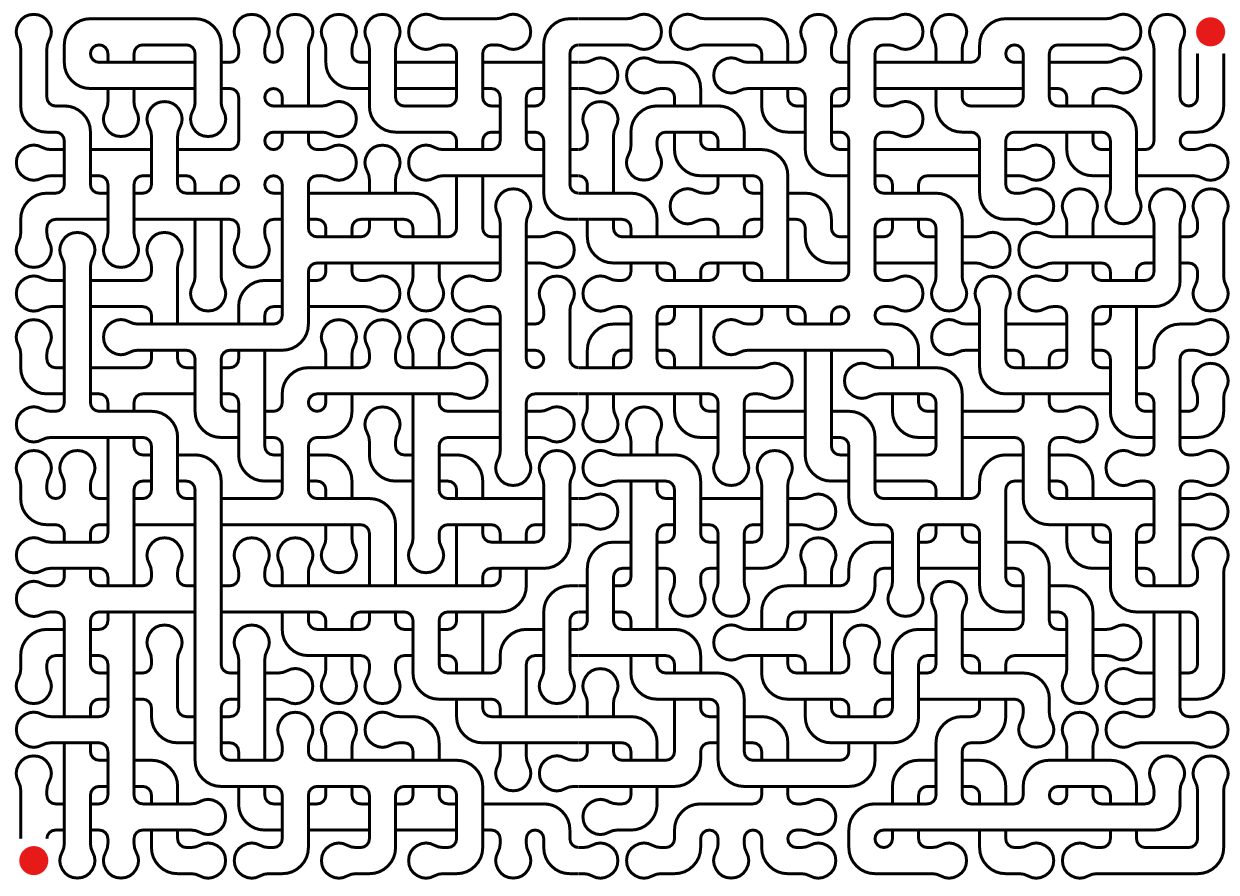

This figure's Python source:
#!/usr/bin/env python
# -*- coding: utf-8 -*-
#
# Ported to Python from https://gist.github.com/856138
# to render to PDF
#

from random import shuffle, seed, randint
import argparse
from reportlab.pdfgen.canvas import Canvas
from math import sqrt, asin, pi


def maze(width=10, height=10, density=50, _seed=None,
         draw_with_curves=True,
         filename='my_maze.pdf',
         use_A4=True):

    if _seed is None:
        _seed = randint(0, 90010000)
    seed(_seed)

    # Set up constants to aid with describing the passage directions
    N, S, E, W, U = 0x1, 0x2, 0x4, 0x8, 0x10
    DX = {E: 1, W: -1, N: 0, S: 0}
    DY = {E: 0, W:  0, N: -1, S: 1}
    OPPOSITE = {E: W, W: E, N: S, S: N}

    # generate pdf
    def display_maze(grid):

        def s_shape_00(p):
            p.moveTo(a, 0)
            if draw_with_curves:
                p.arcTo(-a, -a, a, a, 0, 90)
            else:
                p.lineTo(a, a)
            p.lineTo(0, a)

        def s_shape_01(p):
            p.moveTo(0, b)
            if draw_with_curves:
                p.arcTo(-a, b, a, s + a, 270, 90)
            else:
                p.lineTo(a, b)
            p.lineTo(a, s)

        def s_shape_10(p):
            p.moveTo(s, a)
            if draw_with_curves:
                p.arcTo(b, -a, s + a, a, 90, 90)
            else:
                p.lineTo(b, a)
            p.lineTo(b, 0)

        def s_shape_11(p):
            p.moveTo(s, b)
            if draw_with_curves:
                p.arcTo(b, b, s + a, s + a, 270, -90)
            else:
                p.lineTo(b, b)
            p.lineTo(b, s)

        c = Canvas(filename)
        c.setTitle('Maze')
        c.setSubject("")
        c.setAuthor("Dale O'Brien")

        if use_A4:
            page_width = 8.3 * 72
            page_height = 11.7 * 72
        else:
            page_width = 8.5 * 72
            page_height = 11.0 * 72

        c.setPageSize((page_width, page_height))

        # 0=butt,1=draw_with_curves,2=square
        c.setLineCap(1)

        left_margin = 15
        top_margin = 15

        s = (page_width - 2 * left_margin) / width
        g = s * 0.2
        stroke = s / 7.0
        c.setLineWidth(stroke)

        k = 0.5

        n = -(g / k) + 0.5 * (s - sqrt((g *
            (4.0 * g - 3.0 * g * k + 2 * k * s)) / k))

        r = g / k
        q = n + r
        v = (g * (-1 + k)) / k

        theta = asin((2.0 * g - 2.0 * g * k + k * s) /
            (2.0 * g - g * k + k * s)) * 180 / pi

        delta = theta - 90

        for j, row in enumerate(grid):
            # upper/lower rows
            for i, cell in enumerate(row):

                x_offset = left_margin + i * s
                y_offset = top_margin + j * s

                c.translate(x_offset, y_offset)
                p = c.beginPath()

                a = g
                b = s - g

                # mark start and end
                start = False
                end = False
                if (i == 0 and j == height - 1):
                    start = True

                if (i == width - 1 and j == 0):
                    end = True

                if start or end:
                    c.setStrokeColorRGB(0.9, 0.1, 0.1)
                    c.setFillColorRGB(0.9, 0.1, 0.1)
                    p.circle(s / 2.0, s / 2.0, g / 1.5)
                    c.drawPath(p, fill=True)
                    p = c.beginPath()
                    c.setStrokeColorRGB(0.0, 0.0, 0.0)

                if cell == 3:

                    '│ │'
                    '│ │'

                    p.moveTo(a, s)
                    p.lineTo(a, 0)
                    p.moveTo(b, s)
                    p.lineTo(b, 0)

                if cell == 1:

                    '│ │'
                    '└─┘'

                    p.moveTo(b, 0)
                    if draw_with_curves:

                        p.lineTo(b, q)
                        x = s - v - r
                        y = n
                        p.arcTo(x, y, x + 2 * r, y + 2 * r, 180, delta)

                        p.arcTo(g / 2,
                                g / 2,
                                s - g / 2,
                                s - g / 2, theta - 90, 360 - 2 * theta)

                        x = v - r
                        p.arcTo(x, y,
                                x + 2 * r,
                                y + 2 * r, 90 - theta, delta)

                    else:
                        p.lineTo(b, b)
                        p.lineTo(a, b)
                    p.lineTo(g, 0)

                if cell == 2:

                    '┌─┐'
                    '│ │'

                    p.moveTo(b, s)
                    if draw_with_curves:

                        x = s - v - r
                        y = s - n - 2 * r
                        p.arcTo(x, y, x + 2 * r, y + 2 * r, 180, -delta)

                        p.arcTo(g / 2,
                                g / 2,
                                s - g / 2,
                                s - g / 2, 90 - theta, -360 + 2 * theta)

                        x = v - r
                        p.arcTo(x, y,
                                x + 2 * r,
                                y + 2 * r, 270 + theta, -delta)

                    else:
                        p.lineTo(b, a)
                        p.lineTo(a, a)
                    p.lineTo(a, s)

                if cell == 4:

                    '┌──'
                    '└──'

                    p.moveTo(s, b)
                    if draw_with_curves:
                        x = s - n - 2 * r
                        y = s - v - r
                        p.arcTo(x, y, x + 2 * r, y + 2 * r, 270, delta)

                        p.arcTo(g / 2,
                                g / 2,
                                s - g / 2,
                                s - g / 2, 90 + delta, 360 - 2 * theta)

                        y = v - r
                        p.arcTo(x, y,
                                x + 2 * r,
                                y + 2 * r, 180 - theta, delta)

                    else:
                        p.lineTo(g, b)
                        p.lineTo(a, a)
                    p.lineTo(s, a)

                if cell == 8:

                    '──┐'
                    '──┘'

                    p.moveTo(0, b)
                    if draw_with_curves:
                        x = n
                        y = s - v - r

                        p.arcTo(x, y, x + 2 * r, y + 2 * r, 270, -delta)

                        p.arcTo(g / 2,
                                g / 2,
                                s - g / 2,
                                s - g / 2, 90 - delta, -360 + 2 * theta)

                        y = v - r
                        p.arcTo(x, y,
                                x + 2 * r,
                                y + 2 * r, theta, -delta)
                    else:
                        p.lineTo(b, b)
                        p.lineTo(b, a)
                    p.lineTo(0, a)

                if cell == 5:

                    '│ └'
                    '└──'

                    s_shape_10(p)

                    p.moveTo(s, b)
                    if draw_with_curves:
                        if start:
                            p.arcTo(a, a, b, b, 90, 90)
                        else:
                            p.arcTo(a, 2 * a - b, 2 * b - a, b, 90, 90)
                    else:
                        p.lineTo(a, b)
                    p.lineTo(a, 0)

                if cell == 6:

                    '┌──'
                    '│ ┌'

                    s_shape_11(p)

                    p.moveTo(s, a)
                    if draw_with_curves:
                        p.arcTo(a, a, 2 * b + a, 2 * b + a, 270, -90)
                    else:
                        p.lineTo(a, a)
                    p.lineTo(a, s)

                if cell == 7:

                    '│ └'
                    '│ ┌'

                    p.moveTo(a, s)
                    p.lineTo(a, 0)

                    s_shape_10(p)
                    s_shape_11(p)

                if cell == 9:

                    '┘ │'
                    '──┘'

                    s_shape_00(p)

                    p.moveTo(b, 0)
                    if draw_with_curves:
                        p.arcTo(2 * a - b, 2 * a - b, b, b, 0, 90)
                    else:
                        p.lineTo(b, b)
                    p.lineTo(0, b)

                if cell == 10:

                    '──┐'
                    '┐ │'

                    s_shape_01(p)

                    p.moveTo(0, a)
                    if draw_with_curves:
                        if end:
                            p.arcTo(a, a, b, b, 270, 90)
                        else:
                            p.arcTo(2 * a - b, a, b, 2 * b + a, 270, 90)
                    else:
                        p.lineTo(b, a)
                    p.lineTo(b, s)

                if cell == 11:

                    '┘ │'
                    '┐ │'

                    p.moveTo(b, s)
                    p.lineTo(b, 0)

                    s_shape_00(p)
                    s_shape_01(p)

                if cell == 12:

                    '───'
                    '───'

                    p.moveTo(0, b)
                    p.lineTo(s, b)
                    p.moveTo(0, a)
                    p.lineTo(s, a)

                if cell == 13:

                    '┘ └'
                    '───'

                    p.moveTo(0, b)
                    p.lineTo(s, b)

                    s_shape_00(p)
                    s_shape_10(p)

                if cell == 14:

                    '───'
                    '┐ ┌'

                    p.moveTo(0, a)
                    p.lineTo(s, a)

                    s_shape_01(p)
                    s_shape_11(p)

                if cell == 15:

                    '┘ └'
                    '┐ ┌'

                    s_shape_00(p)
                    s_shape_10(p)
                    s_shape_01(p)
                    s_shape_11(p)

                if cell == 19:

                    '┤ ├'
                    '┤ ├'

                    p.moveTo(a, s)
                    p.lineTo(a, 0)
                    p.moveTo(b, s)
                    p.lineTo(b, 0)

                    p.moveTo(0, a)
                    p.lineTo(a, a)
                    p.moveTo(0, b)
                    p.lineTo(a, b)

                    p.moveTo(s, a)
                    p.lineTo(b, a)
                    p.moveTo(s, b)
                    p.lineTo(b, b)

                if cell == 28:

                    '┴─┴'
                    '┬─┬'

                    p.moveTo(0, b)
                    p.lineTo(s, b)
                    p.moveTo(0, a)
                    p.lineTo(s, a)

                    p.moveTo(a, a)
                    p.lineTo(a, 0)
                    p.moveTo(a, b)
                    p.lineTo(a, s)

                    p.moveTo(b, a)
                    p.lineTo(b, 0)
                    p.moveTo(b, b)
                    p.lineTo(b, s)

                c.drawPath(p)
                c.translate(-x_offset, -y_offset)

        c.save()

    class Tree(object):

        def __init__(self):
            self.parent = None

        def root(self):
            if self.parent:
                return self.parent.root()
            return self

        def connected(self, tree):
            return(self.root() == tree.root())

        def connect(self, tree):
            tree.root().parent = self

    grid = [[0 for x in range(width)] for x in range(height)]
    sets = [[Tree() for x in range(width)] for x in range(height)]

    # build the list of edges
    edges = []
    for y in range(height):
        for x in range(width):
            if y > 0:
                edges.append([x, y, N])
            if x > 0:
                edges.append([x, y, W])

    shuffle(edges)

    # --------------------------------------------------------------------
    # 4. Build the over/under locations
    # --------------------------------------------------------------------
    for cy in range(height - 2):
        cy += 1
        for cx in range(width - 2):
            cx += 1

            if randint(0, 99) < density:
                continue

            nx, ny = cx, cy - 1
            wx, wy = cx - 1, cy
            ex, ey = cx + 1, cy
            sx, sy = cx, cy + 1

            if (grid[cy][cx] != 0 or
                sets[ny][nx].connected(sets[sy][sx]) or
                sets[ey][ex].connected(sets[wy][wx])):
                continue

            sets[ny][nx].connect(sets[sy][sx])
            sets[ey][ex].connect(sets[wy][wx])

            if randint(0, 1) == 0:
                grid[cy][cx] = E | W | U
            else:
                grid[cy][cx] = N | S | U

            grid[ny][nx] |= S
            grid[wy][wx] |= E
            grid[ey][ex] |= W
            grid[sy][sx] |= N

            edges[:] = [(x, y, d) for (x, y, d) in edges if not (
              (x == cx and y == cy) or
              (x == ex and y == ey and d == W) or
              (x == sx and y == sy and d == N)
            )]

    # --------------------------------------------------------------------
    # 5. Kruskal's algorithm
    # --------------------------------------------------------------------

    while edges:
        x, y, direction = edges.pop()
        nx, ny = x + DX[direction], y + DY[direction]

        set1, set2 = sets[y][x], sets[ny][nx]

        if not set1.connected(set2):

            set1.connect(set2)
            grid[y][x] |= direction
            grid[ny][nx] |= OPPOSITE[direction]

    display_maze(grid)


if __name__ == "__main__":

    parser = argparse.ArgumentParser(description='Generate a maze')

    parser.add_argument('-W', dest="width", type=int,
        help='width (default=21)', default=21)

    parser.add_argument('-H', dest="height", type=int,
        help='height (default=30)', default=30)

    parser.add_argument('-D', dest="density", type=int,
        help='density (default=50)', default=50)

    parser.add_argument('-C', dest="draw_with_curves", type=int,
        help='Draw with curves -C 1, 0 is all straight lines', default=1)

    parser.add_argument('-A', dest="use_A4", type=int,
    help='Select A4 page size 1 selects A4 (default), 0 selects 8.5x11 inches',
        default=1)

    parser.add_argument('-f', dest="filename", type=str,
        help='PDF filename (default="my_maze.pdf")', default="my_maze.pdf")

    args = parser.parse_args()

    # do it
    maze(**vars(args))

#
